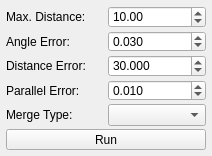
<?xml version="1.0" encoding="UTF-8"?>
<ui version="4.0">
 <class>ContinuityOptimizer</class>
 <widget class="QMainWindow" name="ContinuityOptimizer">
  <property name="windowModality">
   <enum>Qt::NonModal</enum>
  </property>
  <property name="geometry">
   <rect>
    <x>0</x>
    <y>0</y>
    <width>212</width>
    <height>156</height>
   </rect>
  </property>
  <property name="sizePolicy">
   <sizepolicy hsizetype="Fixed" vsizetype="Fixed">
    <horstretch>0</horstretch>
    <verstretch>0</verstretch>
   </sizepolicy>
  </property>
  <property name="minimumSize">
   <size>
    <width>212</width>
    <height>156</height>
   </size>
  </property>
  <property name="maximumSize">
   <size>
    <width>212</width>
    <height>156</height>
   </size>
  </property>
  <property name="windowTitle">
   <string>Continuity Optimizer</string>
  </property>
  <widget class="QWidget" name="widget_main">
   <layout class="QVBoxLayout" name="verticalLayout">
    <property name="spacing">
     <number>3</number>
    </property>
    <property name="leftMargin">
     <number>6</number>
    </property>
    <property name="topMargin">
     <number>6</number>
    </property>
    <property name="rightMargin">
     <number>6</number>
    </property>
    <property name="bottomMargin">
     <number>6</number>
    </property>
    <item>
     <layout class="QHBoxLayout" name="layout_blur_sigma_3">
      <item>
       <widget class="QLabel" name="label_max_dist">
        <property name="text">
         <string>Max. Distance:</string>
        </property>
       </widget>
      </item>
      <item>
       <widget class="QDoubleSpinBox" name="spin_max_dist">
        <property name="enabled">
         <bool>true</bool>
        </property>
        <property name="minimum">
         <double>0.010000000000000</double>
        </property>
        <property name="maximum">
         <double>1000.000000000000000</double>
        </property>
        <property name="singleStep">
         <double>1.000000000000000</double>
        </property>
        <property name="value">
         <double>10.000000000000000</double>
        </property>
       </widget>
      </item>
     </layout>
    </item>
    <item>
     <layout class="QHBoxLayout" name="layout_blur_sigma" stretch="0,0">
      <item>
       <widget class="QLabel" name="label_angle_error">
        <property name="text">
         <string>Angle Error:</string>
        </property>
       </widget>
      </item>
      <item>
       <widget class="QDoubleSpinBox" name="spin_angle_error">
        <property name="enabled">
         <bool>true</bool>
        </property>
        <property name="decimals">
         <number>3</number>
        </property>
        <property name="minimum">
         <double>0.001000000000000</double>
        </property>
        <property name="maximum">
         <double>10.000000000000000</double>
        </property>
        <property name="singleStep">
         <double>0.010000000000000</double>
        </property>
        <property name="value">
         <double>0.030000000000000</double>
        </property>
       </widget>
      </item>
     </layout>
    </item>
    <item>
     <layout class="QHBoxLayout" name="layout_blur_sigma" stretch="0,0">
      <item>
       <widget class="QLabel" name="label_distance_error">
        <property name="text">
         <string>Distance Error:</string>
        </property>
       </widget>
      </item>
      <item>
       <widget class="QDoubleSpinBox" name="spin_distance_error">
        <property name="enabled">
         <bool>true</bool>
        </property>
        <property name="decimals">
         <number>3</number>
        </property>
        <property name="minimum">
         <double>1.000000000000000</double>
        </property>
        <property name="maximum">
         <double>50.000000000000000</double>
        </property>
        <property name="singleStep">
         <double>1.000000000000000</double>
        </property>
        <property name="value">
         <double>30.000000000000000</double>
        </property>
       </widget>
      </item>
     </layout>
    </item>
    <item>
     <layout class="QHBoxLayout" name="layout_blur_sigma" stretch="0,0">
      <item>
       <widget class="QLabel" name="label_parallel_error">
        <property name="text">
         <string>Parallel Error:</string>
        </property>
       </widget>
      </item>
      <item>
       <widget class="QDoubleSpinBox" name="spin_parallel_error">
        <property name="enabled">
         <bool>true</bool>
        </property>
        <property name="decimals">
         <number>3</number>
        </property>
        <property name="minimum">
         <double>0.005000000000000</double>
        </property>
        <property name="maximum">
         <double>0.050000000000000</double>
        </property>
        <property name="singleStep">
         <double>0.001000000000000</double>
        </property>
        <property name="value">
         <double>0.010000000000000</double>
        </property>
       </widget>
      </item>
     </layout>
    </item>
    <item>
     <layout class="QHBoxLayout" name="layout_mtype">
      <item>
       <widget class="QLabel" name="label_mtype">
        <property name="enabled">
         <bool>true</bool>
        </property>
        <property name="text">
         <string>Merge Type:</string>
        </property>
       </widget>
      </item>
      <item>
       <widget class="QComboBox" name="cb_mtype">
        <property name="enabled">
         <bool>true</bool>
        </property>
       </widget>
      </item>
     </layout>
    </item>
    <item>
     <widget class="QPushButton" name="pb_corun">
      <property name="text">
       <string>Run</string>
      </property>
     </widget>
    </item>
   </layout>
  </widget>
 </widget>
 <resources/>
 <connections>
  <connection>
   <sender>pb_corun</sender>
   <signal>clicked()</signal>
   <receiver>ContinuityOptimizer</receiver>
   <slot>runOptimizer()</slot>
   <hints>
    <hint type="sourcelabel">
     <x>87</x>
     <y>92</y>
    </hint>
    <hint type="destinationlabel">
     <x>3</x>
     <y>79</y>
    </hint>
   </hints>
  </connection>
 </connections>
 <slots>
  <slot>runOptimizer()</slot>
 </slots>
</ui>
